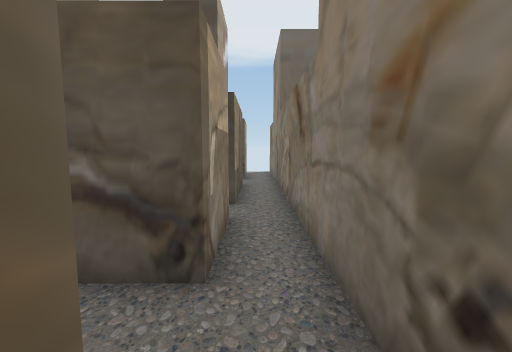
view 1 (above)

16 first-person views from a walk through a Unity game level. The camera is 1.5 m above the floor, tilts 6° down and sees 90° across. The floor is counted in squares, 1 m on a side. Each view is taken from the middle of a square. On the plan, view 1 faces up. The plan holds only what a view shows up to about 13 squares ahead; the rest is blank. The place goes on beyond the plan. The player character is not drawn.

view 2
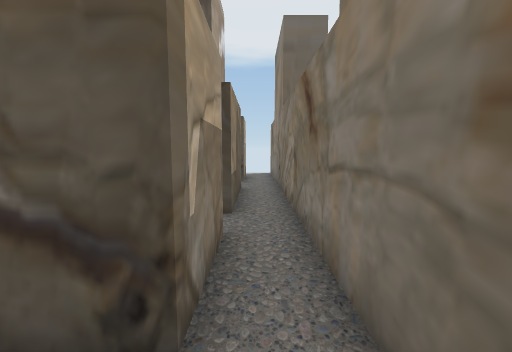

view 3
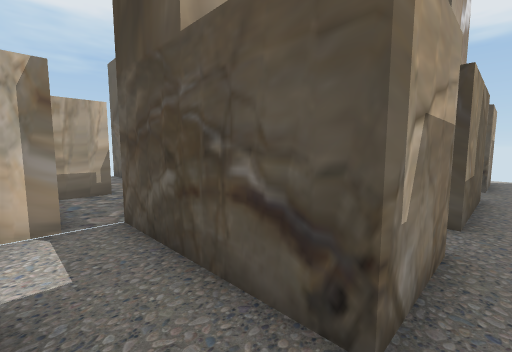

view 4
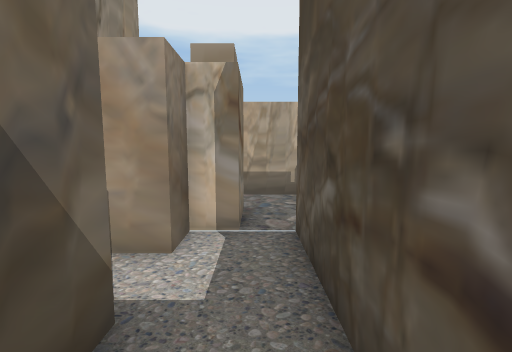

view 5
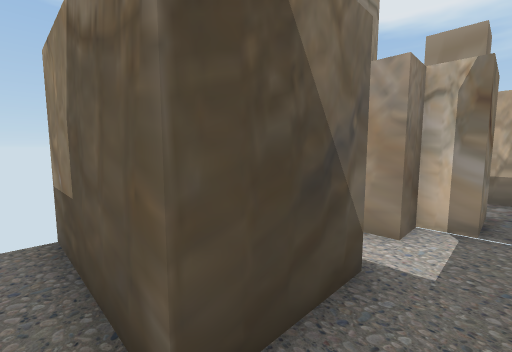

view 6
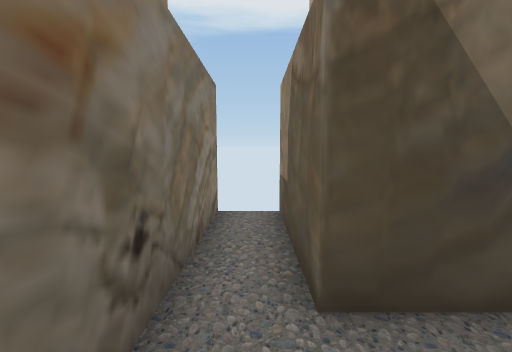

view 7
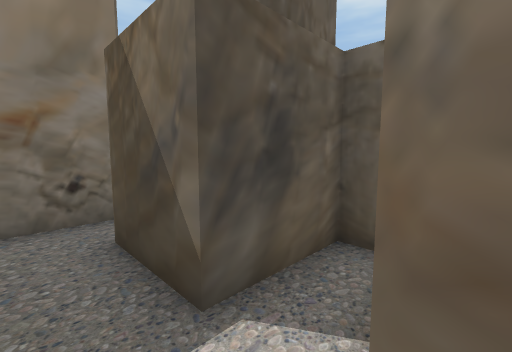

view 8
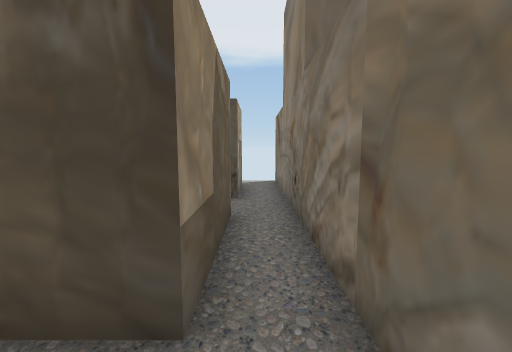

view 9
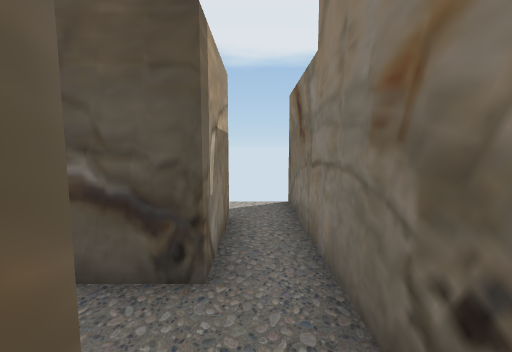

view 10
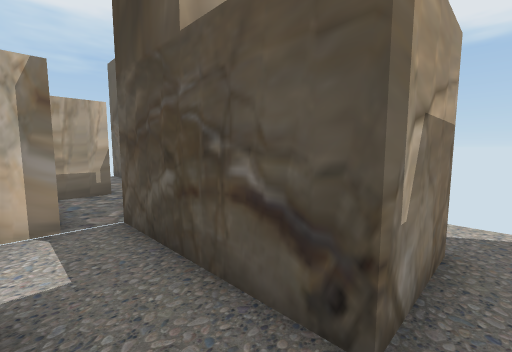

view 11
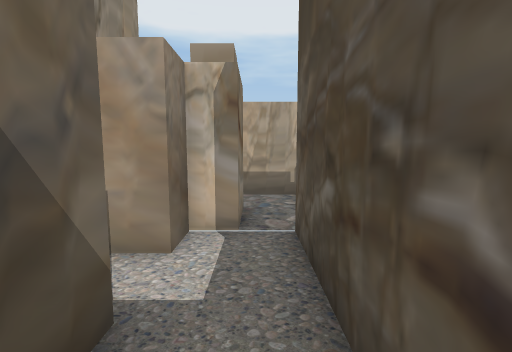

view 12
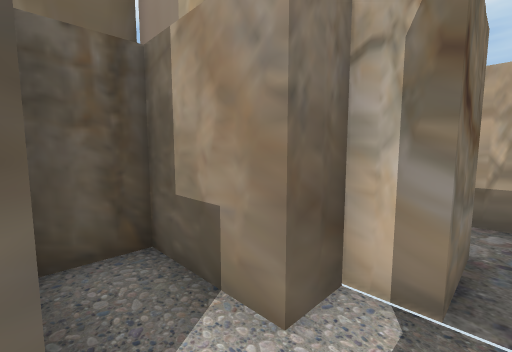

view 13
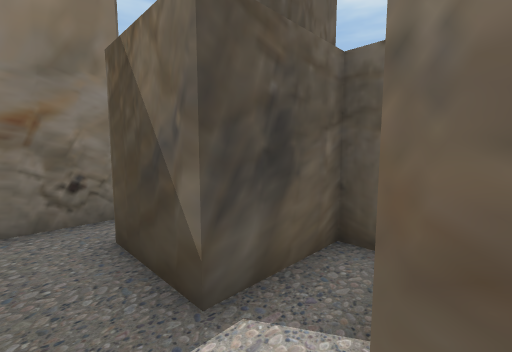

view 14
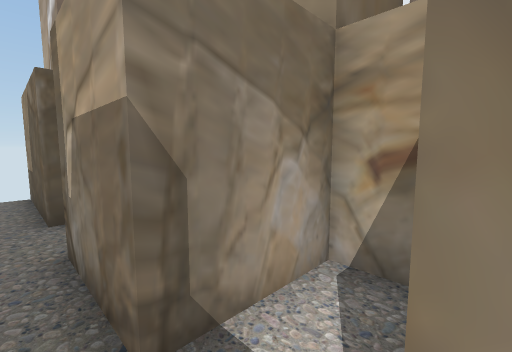

view 15
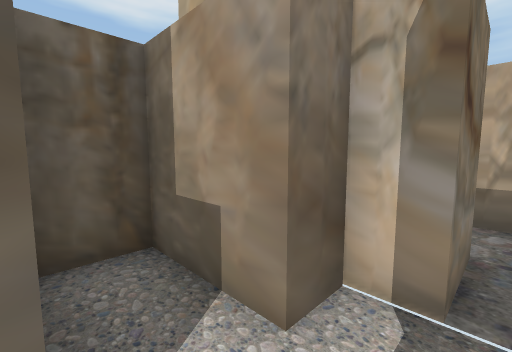

view 16
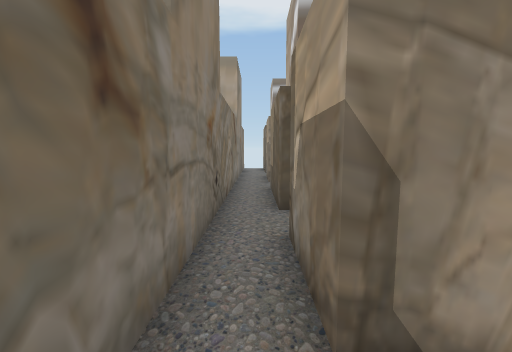

### Floor plan
Points are (right, up) in squares from view 1. A wall is a line through its corners. A room is listed if a view was taken in it or the views show most of it. See-through windows are left out.
Room 1 (views 1, 2, 3, 5, 6, 8)
walls: (-0.6, 0.8) (-0.6, -3.1); (-0.6, 5.3) (-0.6, 2.7); (0.9, -3.1) (0.9, 5.6)
ways out: opening at (-1, 2) to room 2; opening at (0, 5) to room 3
Room 2 (views 4, 7, 15)
walls: (-5.6, 1.7) (-5.6, 0.8) (-4.6, 0.8) (-4.6, -1.8) (-3.1, -1.8) (-3.1, 0.8) (-0.6, 0.8); (-0.6, 2.7) (-5.6, 2.7)
ways out: opening at (-1, 2) to room 1
Room 3 (views 9, 10, 14)
walls: (0.9, 5.6) (0.9, 11.5); (-0.6, 10.8) (-0.6, 6.9) (-2, 6.9); (-3.1, 6.4) (-3.1, 5.3) (-0.6, 5.3)
ways out: opening at (0, 5) to room 1; opening at (0, 11) to room 6
Room 4 (views 11, 12, 13)
walls: (-5.6, 11.7) (-5.6, 10.8) (-4.6, 10.8) (-4.6, 8.2) (-3.1, 8.2) (-3.1, 10.8) (-0.6, 10.8); (-0.6, 12.7) (-5.6, 12.7)
ways out: opening at (-1, 12) to room 6
Room 5 (view 16)
walls: (-1.9, 15.3) (-0.6, 15.3); (0.9, 15.5) (0.9, 17.2)
ways out: opening at (0, 16) to room 6
Room 6 (no view inside)
walls: (-0.6, 15.3) (-0.6, 12.7); (0.9, 11.5) (0.9, 15.5)
ways out: opening at (0, 11) to room 3; opening at (-1, 12) to room 4; opening at (0, 16) to room 5

Where each view was taken, in squares from view 1:
view 1: 0 up, 0 right, facing up
view 2: 1 up, 0 right, facing up
view 3: 1 up, 0 right, facing up-left
view 4: 2 up, 1 left, facing left
view 5: 2 up, 0 right, facing down-left
view 6: 3 up, 0 right, facing down
view 7: 2 up, 5 left, facing down-right
view 8: 5 up, 0 right, facing up
view 9: 10 up, 0 right, facing up
view 10: 11 up, 0 right, facing up-left
view 11: 12 up, 1 left, facing left
view 12: 12 up, 3 left, facing down-left
view 13: 12 up, 5 left, facing down-right
view 14: 7 up, 0 right, facing down-left
view 15: 2 up, 3 left, facing down-left
view 16: 17 up, 0 right, facing down
